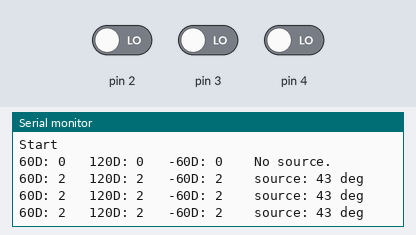
A sketch run on a simulated Arduino Uno, built with avr-gcc and run on an emulated ATmega328P. Parts: the last lines printed to the serial monitor. The test bench sets the inputs (shaded band); at power-on: pin 2 LOW, pin 3 LOW, pin 4 LOW.

Above: at 1.3 s.
1.4 s: pin 2 driven HIGH
At 1.67 s:
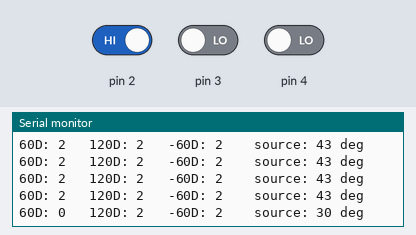
2.9 s: pin 3 driven HIGH
At 3.08 s:
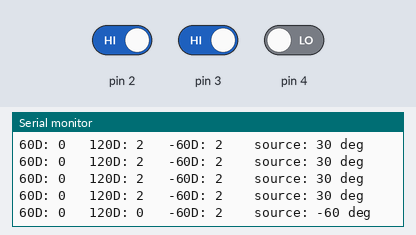
4.4 s: pin 2 driven LOW
At 4.7 s:
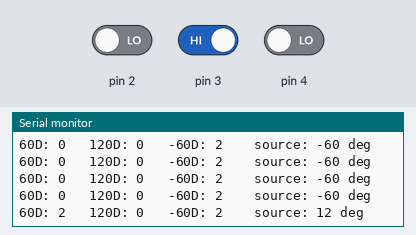
5.9 s: pin 4 driven HIGH
At 6.11 s:
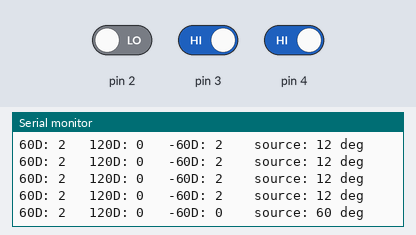
7.4 s: pin 3 driven LOW
At 7.72 s:
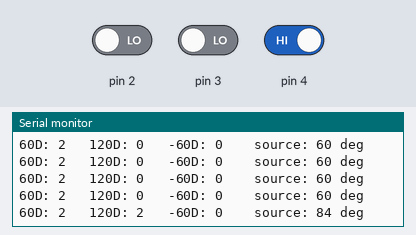

The sketch:

IRReceivers.ino
```cpp
#include "IRReceivers.h"

IRReceivers ir; //Define the object

void setup() {
  //Add sensors.
  ir.add(2, 60); //Pin 2, 60 degrees
  ir.add(3, 120);
  ir.add(4, -60);

  Serial.begin(115200); // Start communication with a computer connected to Arduino via a USB cable
  delay(500);
  Serial.println("Start");

  ir.test(); // Study the test() function in order to use it in Your code.
}

void loop() {}

/** If something goes wrong, it will be the best to stop the program.
*/
void error(String message) {
  Serial.print(message);
  while (true)
    ;
}
```

IRReceivers.cpp
```cpp
#include "IRReceivers.h"

/**Add a sensor
@param pin - Digital pin the sensor uses
@param angleDegrees - Angle in degrees. Robot front is 0 degrees and positive angles are to the right.
*/
void IRReceivers::add(byte pin, double angleDegrees)
{
	if (nextFree >= MAX_IR_RECEIVERS)
		error("Too many IR receivers");
	pinMode(pin, INPUT);
	pins[nextFree] = pin;
	angles[nextFree] = angleDegrees;
	nextFree++;
}

/** Does a light source exist (like an RCJ IR ball) or not?
@return - Exists or not.
*/
bool IRReceivers::anyIRSource(uint16_t threshold) {
	for (int i = 0; i < nextFree; i++)
		if (cumulatives[i] > threshold)
			return true;
	return false;
}

/** Index of a sensor left to the current.
@param currentIndex - index of the current sensor.
@return - index of a left sensor.
*/
uint8_t IRReceivers::indexLeft(uint8_t currentIndex) {
	if (currentIndex == 0)
		return nextFree - 1;
	else
		return currentIndex - 1;
}

/** Index of a sensor right to the current.
@param currentIndex - index of the current sensor.
@return - index of a right sensor.
*/
uint8_t IRReceivers::indexRight(uint8_t currentIndex) {
	if (currentIndex == nextFree - 1)
		return 0;
	else
		return currentIndex + 1;
}

/** Angle of the light source (like an RCJ IR ball)
@return - Angle in degrees. Robot front is 0 degrees and positive angles are to the right.
*/
IRSource IRReceivers::irSource() {
	//First find 3 adjacent sensors with the most readings.
	int maxValue = -1;
	int indexForMaxValue = 0;
	for (int i = 0; i < nextFree; i++) {
		float currValue = cumulatives[i] + cumulatives[indexLeft(i)] + cumulatives[indexRight(i)];//Current + 2 adjacent
		if (currValue > maxValue) {
			maxValue = currValue;
			indexForMaxValue = i;
		}
	}

	IRSource source;
	float nominator = 0;
	float denominator = 0;
	bool add360Degrees = false;
	if (indexForMaxValue != -1) {
		for (int i = -3; i <= 3; i++) {

			int shiftedIndex = indexForMaxValue + i;
			if (shiftedIndex < 0)
				shiftedIndex += nextFree;
			if (shiftedIndex >= nextFree)
				shiftedIndex -= nextFree;

			if (i!= 2 && shiftedIndex == 0)
				add360Degrees = true;

			float angle = angles[shiftedIndex];
			if (add360Degrees)
				angle += 360;
			nominator += angle * cumulatives[shiftedIndex];
			denominator += cumulatives[shiftedIndex];

		}

		if (abs(denominator) < 0.01)
			source.any = false;
		else {
			float ratio = nominator / denominator;
			if (ratio < -180)
				ratio += 360;
			else if (ratio > 180)
				ratio -= 360;
			source.angle = ratio;
			source.any = true;
		}
	}
	else {
		source.angle = 0;
		source.any = false;
	}
	return source;
}

/** Print to all serial ports
@param message
@param eol - end of line
*/
void IRReceivers::print(String message, bool eol) {
	if (eol) {
		Serial.println(message);
		if (serial != 0)
			serial->println(message);
	}
	else {
		Serial.print(message);
		if (serial != 0)
			serial->print(message);
	}
}

/**Test
@param breakWhen - A function returning bool, without arguments. If it returns true, the test() will be interrupted.
@param updateByTimerInterrupts - If so, no update() will be called in the function.
*/
void IRReceivers::test(BreakCondition breakWhen, bool updateByTimerInterrupts) {
	while (breakWhen == 0 || !(*breakWhen)()) {
		for (int i = 0; i < nextFree; i++) {
			print((String)(int)angles[i] + "D:");
			char buffer[SAMPLE_LENGTH > 99 ? 3 : 2];
			sprintf(buffer, "%2d", cumulatives[i]);
			print(buffer);
			print("   ");
		}

		IRSource source = irSource();
		if (source.any) {
			float direction = source.angle;
			print(" source: " + (String)round(direction) + " deg");
		}
		else
			print(" No source.");

		print("", true);

		uint32_t startMs = millis();
		while (millis() - startMs < 200)
			if (!updateByTimerInterrupts)
				update();
	}
}

/** Periodically updates internal cumulatives.
*/
void IRReceivers::update() {
	for (int i = 0; i < nextFree; i++)
		if (!digitalRead(pins[i])) {
			if (cumulatives[i] < 2)
			cumulatives[i]++;
		}
		else
			if (cumulatives[i] > 0)
				cumulatives[i]--;
}

/**Constructor
@param hardwareSerial - Serial, Serial1, Serial2,... - an optional serial port, for example for Bluetooth communication
*/
IRReceivers::IRReceivers(HardwareSerial * hardwareSerial) {
	serial = hardwareSerial;
	nextFree = 0;
	for (int i = 0; i < MAX_IR_RECEIVERS; i++)
		cumulatives[i] = 0;
}

IRReceivers::~IRReceivers(){}
```

IRReceivers.h
```cpp
#pragma once
#include "Arduino.h"

/**
Purpose: Using MRMS IR detector. Separate sensors can be used or as a group, for detection of a RCJ ball.
@author MRMS team
@version 0.2 2018-02-19
Licence: You can use this code any way you like.
*/

#define MAX_IR_RECEIVERS 20 //Maximum number of IR receivers.
#define SAMPLE_LENGTH 100 //A bigger number increases precision but takes more time.
typedef bool(*BreakCondition)();

struct IRSource {
public:
	float angle;
	bool any;
};

class IRReceivers
{
	double angles[MAX_IR_RECEIVERS]; // Angle in degrees. Robot front is 0 degrees and positive angles are to the right.
	uint16_t cumulatives[MAX_IR_RECEIVERS];
	int nextFree;
	byte pins[MAX_IR_RECEIVERS]; //Digital pins the sensor use
	HardwareSerial * serial; //Additional serial port

	/** Index of a sensor left to the current.
	@param currentIndex - index of the current sensor.
	@return - index of a left sensor.
	*/
	uint8_t indexLeft(uint8_t currentIndex);

	/** Index of a sensor right to the current.
	@param currentIndex - index of the current sensor.
	@return - index of a right sensor.
	*/
	uint8_t indexRight(uint8_t currentIndex);

	/** Print to all serial ports
	@param message
	@param eol - end of line
	*/
	void print(String message, bool eol = false);

public:
	/**Constructor
	@param hardwareSerial - Serial, Serial1, Serial2,... - an optional serial port, for example for Bluetooth communication
	*/
	IRReceivers(HardwareSerial * hardwareSerial = 0);

	~IRReceivers();

	/**Add a sensor
	@param pin - Digital pin the sensor uses
	@param angleDegrees - Angle in degrees. Robot front is 0 degrees and positive angles are to the right.
	*/
	void add(byte pin, double angleDegrees = 0);

	/** Does a light source exist (like an RCJ IR ball) or not?
	@return - Exists or not.
	*/
	bool anyIRSource(uint16_t threshold = 0);

	/** Angle of the light source (like an RCJ IR ball)
	@return - Angle in degrees. Robot front is 0 degrees and positive angles are to the right.
	*/
	IRSource irSource();

	/**Test
	@param breakWhen - A function returning bool, without arguments. If it returns true, the test() will be interrupted.
	@param updateByTimerInterrupts - If so, no update() will be called in the function.
	*/
	void test(BreakCondition breakWhen = 0, bool updateByTimerInterrupts = false);

	/** Periodically updates internal cumulatives.
	*/
	void update();
};

//Declaration of error function. Definition is in Your code.
void error(String message);
```

Measured:
- after the input at 1.4 s, the serial monitor: prints a new line after 0.11 s (image 1)
- after the input at 2.9 s, the serial monitor: prints a new line at once (image 2)
- after the input at 4.4 s, the serial monitor: prints a new line after 0.14 s (image 3)
- after the input at 5.9 s, the serial monitor: prints a new line after 0.05 s (image 4)
- after the input at 7.4 s, the serial monitor: prints a new line after 0.17 s (image 5)
